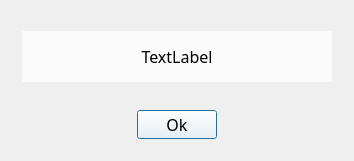
<?xml version="1.0" encoding="UTF-8"?>
<ui version="4.0">
 <class>Message</class>
 <widget class="QDialog" name="Message">
  <property name="geometry">
   <rect>
    <x>0</x>
    <y>0</y>
    <width>354</width>
    <height>161</height>
   </rect>
  </property>
  <property name="minimumSize">
   <size>
    <width>354</width>
    <height>161</height>
   </size>
  </property>
  <property name="maximumSize">
   <size>
    <width>354</width>
    <height>161</height>
   </size>
  </property>
  <property name="windowTitle">
   <string>Уведомление</string>
  </property>
  <property name="styleSheet">
   <string notr="true">background-image: url(:/images/images/dialogBG.jpg);</string>
  </property>
  <widget class="QPushButton" name="pushButton">
   <property name="geometry">
    <rect>
     <x>137</x>
     <y>110</y>
     <width>80</width>
     <height>29</height>
    </rect>
   </property>
   <property name="minimumSize">
    <size>
     <width>80</width>
     <height>0</height>
    </size>
   </property>
   <property name="font">
    <font>
     <family>Century Gothic</family>
     <pointsize>12</pointsize>
    </font>
   </property>
   <property name="styleSheet">
    <string notr="true">QPushButton{background: rgba(255, 255, 255, 190); padding-left: 5px; padding-right: 5px}</string>
   </property>
   <property name="text">
    <string>Ok</string>
   </property>
   <property name="default">
    <bool>true</bool>
   </property>
  </widget>
  <widget class="QLabel" name="label">
   <property name="geometry">
    <rect>
     <x>22</x>
     <y>31</y>
     <width>310</width>
     <height>51</height>
    </rect>
   </property>
   <property name="sizePolicy">
    <sizepolicy hsizetype="Preferred" vsizetype="Preferred">
     <horstretch>0</horstretch>
     <verstretch>0</verstretch>
    </sizepolicy>
   </property>
   <property name="minimumSize">
    <size>
     <width>310</width>
     <height>24</height>
    </size>
   </property>
   <property name="maximumSize">
    <size>
     <width>310</width>
     <height>1654645</height>
    </size>
   </property>
   <property name="font">
    <font>
     <family>Century Gothic</family>
     <pointsize>12</pointsize>
    </font>
   </property>
   <property name="styleSheet">
    <string notr="true">QLabel{background: rgba(255, 255, 255, 190); padding-left: 5px; padding-right: 5px}</string>
   </property>
   <property name="text">
    <string>TextLabel</string>
   </property>
   <property name="scaledContents">
    <bool>true</bool>
   </property>
   <property name="alignment">
    <set>Qt::AlignCenter</set>
   </property>
   <property name="wordWrap">
    <bool>true</bool>
   </property>
  </widget>
 </widget>
 <resources/>
 <connections/>
</ui>
